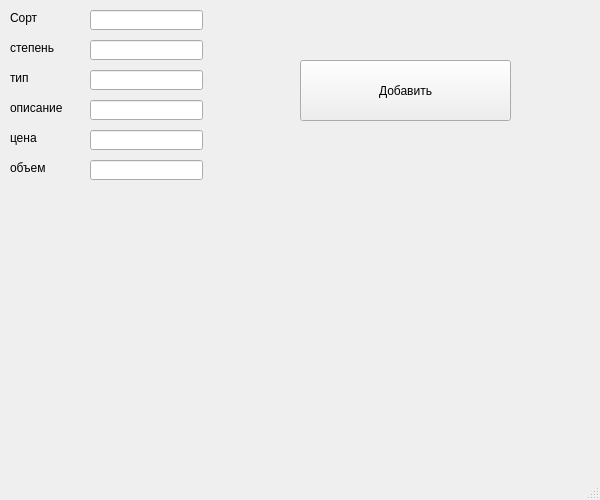
<?xml version="1.0" encoding="UTF-8"?>
<ui version="4.0">
 <class>MainWindow</class>
 <widget class="QMainWindow" name="MainWindow">
  <property name="geometry">
   <rect>
    <x>0</x>
    <y>0</y>
    <width>600</width>
    <height>500</height>
   </rect>
  </property>
  <property name="windowTitle">
   <string>MainWindow</string>
  </property>
  <widget class="QWidget" name="centralwidget">
   <widget class="QLineEdit" name="sort">
    <property name="geometry">
     <rect>
      <x>90</x>
      <y>10</y>
      <width>113</width>
      <height>20</height>
     </rect>
    </property>
   </widget>
   <widget class="QLineEdit" name="step">
    <property name="geometry">
     <rect>
      <x>90</x>
      <y>40</y>
      <width>113</width>
      <height>20</height>
     </rect>
    </property>
   </widget>
   <widget class="QLineEdit" name="type">
    <property name="geometry">
     <rect>
      <x>90</x>
      <y>70</y>
      <width>113</width>
      <height>20</height>
     </rect>
    </property>
   </widget>
   <widget class="QLineEdit" name="price">
    <property name="geometry">
     <rect>
      <x>90</x>
      <y>130</y>
      <width>113</width>
      <height>20</height>
     </rect>
    </property>
   </widget>
   <widget class="QLineEdit" name="volume">
    <property name="geometry">
     <rect>
      <x>90</x>
      <y>160</y>
      <width>113</width>
      <height>20</height>
     </rect>
    </property>
   </widget>
   <widget class="QLineEdit" name="opis">
    <property name="geometry">
     <rect>
      <x>90</x>
      <y>100</y>
      <width>113</width>
      <height>20</height>
     </rect>
    </property>
   </widget>
   <widget class="QLabel" name="label">
    <property name="geometry">
     <rect>
      <x>10</x>
      <y>10</y>
      <width>71</width>
      <height>16</height>
     </rect>
    </property>
    <property name="text">
     <string>Сорт</string>
    </property>
   </widget>
   <widget class="QLabel" name="label_2">
    <property name="geometry">
     <rect>
      <x>10</x>
      <y>40</y>
      <width>71</width>
      <height>16</height>
     </rect>
    </property>
    <property name="text">
     <string>степень</string>
    </property>
   </widget>
   <widget class="QLabel" name="label_3">
    <property name="geometry">
     <rect>
      <x>10</x>
      <y>100</y>
      <width>71</width>
      <height>16</height>
     </rect>
    </property>
    <property name="text">
     <string>описание</string>
    </property>
   </widget>
   <widget class="QLabel" name="label_4">
    <property name="geometry">
     <rect>
      <x>10</x>
      <y>130</y>
      <width>71</width>
      <height>16</height>
     </rect>
    </property>
    <property name="text">
     <string>цена</string>
    </property>
   </widget>
   <widget class="QLabel" name="label_5">
    <property name="geometry">
     <rect>
      <x>10</x>
      <y>160</y>
      <width>71</width>
      <height>16</height>
     </rect>
    </property>
    <property name="text">
     <string>объем</string>
    </property>
   </widget>
   <widget class="QLabel" name="label_6">
    <property name="geometry">
     <rect>
      <x>10</x>
      <y>70</y>
      <width>71</width>
      <height>16</height>
     </rect>
    </property>
    <property name="text">
     <string>тип</string>
    </property>
   </widget>
   <widget class="QPushButton" name="addb">
    <property name="geometry">
     <rect>
      <x>300</x>
      <y>60</y>
      <width>211</width>
      <height>61</height>
     </rect>
    </property>
    <property name="text">
     <string>Добавить</string>
    </property>
   </widget>
  </widget>
  <widget class="QStatusBar" name="statusbar"/>
 </widget>
 <resources/>
 <connections/>
</ui>
